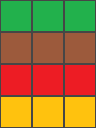

Below is a game level as drawn by its tile map, then a one-line description and the .tmx file that defines it, in full:
An orthogonal 3x4 tile map with 32x32 px tiles, 1 tile layer (Tile Layer 1).

<map version="1.0" orientation="orthogonal" renderorder="right-down" width="3" height="4" tilewidth="32" tileheight="32" nextobjectid="1">
 <tileset firstgid="1" name="tiletest3" tilewidth="32" tileheight="32" tilecount="4" columns="2">
  <image source="test.png" width="64" height="64" />
  <tile id="0">
   <properties>
    <property name="walkable" type="bool" value="true" />
   </properties>
  </tile>
  <tile id="1">
   <properties>
    <property name="walkable" type="bool" value="true" />
   </properties>
  </tile>
  <tile id="2">
   <properties>
    <property name="walkable" type="bool" value="true" />
   </properties>
  </tile>
  <tile id="3">
   <properties>
    <property name="walkable" type="bool" value="true" />
   </properties>
  </tile>
 </tileset>
 <layer name="Tile Layer 1" width="3" height="4">
  <data>
   <tile gid="1" />
   <tile gid="1" />
   <tile gid="1" />
   <tile gid="2" />
   <tile gid="2" />
   <tile gid="2" />
   <tile gid="3" />
   <tile gid="3" />
   <tile gid="3" />
   <tile gid="4" />
   <tile gid="4" />
   <tile gid="4" />
  </data>
 </layer>
</map>